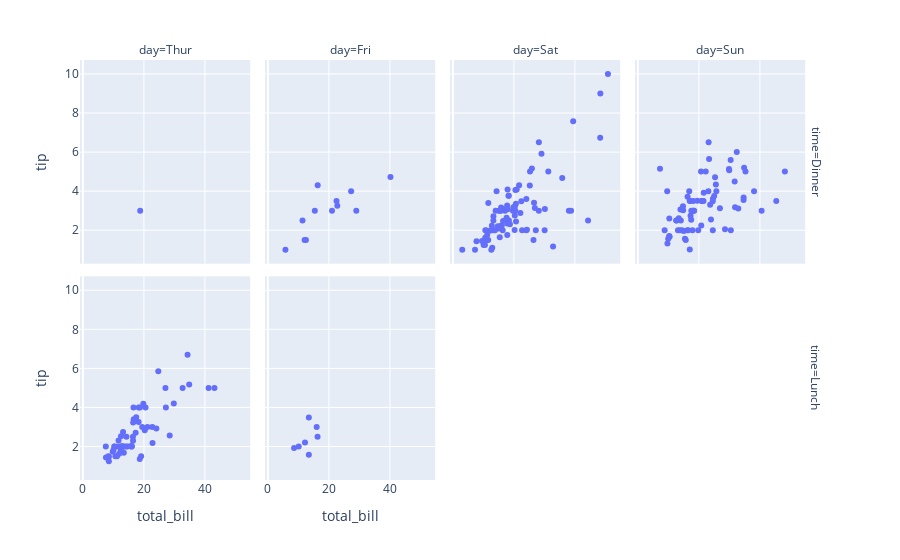

Notebook cell for this chart:
### Code cell
fig = px.scatter(df, x="total_bill", y="tip", facet_col="day", facet_row="time",
                category_orders={"day": ["Thur", "Fri", "Sat", "Sun"]})
fig.show()
#https://plotly.com/python/plotly-express/
#https://plotly.com/python/facet-plots/

### Figure 1 — Plotly figure (JSON) as saved in the notebook; plotly's stock layout.template omitted (floating-point values rounded to 4 significant figures)
{"data": [{"hovertemplate": "time=Dinner<br>day=Thur<br>total_bill=%{x}<br>tip=%{y}<extra></extra>", "legendgroup": "", "marker": {"color": "#636efa", "symbol": "circle"}, "mode": "markers", "name": "", "orientation": "v", "showlegend": false, "type": "scatter", "x": [18.78], "xaxis": "x5", "y": [3], "yaxis": "y5"}, {"hovertemplate": "time=Dinner<br>day=Fri<br>total_bill=%{x}<br>tip=%{y}<extra></extra>", "legendgroup": "", "marker": {"color": "#636efa", "symbol": "circle"}, "mode": "markers", "name": "", "orientation": "v", "showlegend": false, "type": "scatter", "x": [28.97, 22.49, 5.75, 16.32, 22.75, 40.17, 27.28, 12.03, 21.01, 12.46, 11.35, 15.38], "xaxis": "x6", "y": [3, 3.5, 1, 4.3, 3.25, 4.73, 4, 1.5, 3, 1.5, 2.5, 3], "yaxis": "y6"}, {"hovertemplate": "time=Dinner<br>day=Sat<br>total_bill=%{x}<br>tip=%{y}<extra></extra>", "legendgroup": "", "marker": {"color": "#636efa", "symbol": "circle"}, "mode": "markers", "name": "", "orientation": "v", "showlegend": false, "type": "scatter", "x": [20.65, 17.92, 20.29, 15.77, 39.42, 19.82, 17.81, 13.37, 12.69, 21.7, 19.65, 9.55, 18.35, 15.06, 20.69, 17.78, 24.06, 16.31, 16.93, 18.69, 31.27, 16.04, 38.01, 26.41, 11.24, 48.27, 20.29, 13.81, 11.02, 18.29, 17.59, 20.08, 16.45, 3.07, 20.23, 15.01, 12.02, 17.07, 26.86, 25.28, 14.73, 10.51, 17.92, 44.3, 22.42, 20.92, 15.36, 20.49, 25.21, 18.24, 14.31, 14, 7.25, 10.59, 10.63, 50.81, 15.81, 26.59, 38.73, 24.27, 12.76, 30.06, 25.89, 48.33, 13.27, 28.17, 12.9, 28.15, 11.59, 7.74, 30.14, 20.45, 13.28, 22.12, 24.01, 15.69, 11.61, 10.77, 15.53, 10.07, 12.6, 32.83, 35.83, 29.03, 27.18, 22.67, 17.82], "xaxis": "x7", "y": [3.35, 4.08, 2.75, 2.23, 7.58, 3.18, 2.34, 2, 2, 4.3, 3, 1.45, 2.5, 3, 2.45, 3.27, 3.6, 2, 3.07, 2.31, 5, 2.24, 3, 1.5, 1.76, 6.73, 3.21, 2, 1.98, 3.76, 2.64, 3.15, 2.47, 1, 2.01, 2.09, 1.97, 3, 3.14, 5, 2.2, 1.25, 3.08, 2.5, 3.48, 4.08, 1.64, 4.06, 4.29, 3.76, 4, 3, 1, 1.61, 2, 10, 3.16, 3.41, 3, 2.03, 2.23, 2, 5.16, 9, 2.5, 6.5, 1.1, 3, 1.5, 1.44, 3.09, 3, 2.72, 2.88, 2, 3, 3.39, 1.47, 3, 1.25, 1, 1.17, 4.67, 5.92, 2, 2, 1.75], "yaxis": "y7"}, {"hovertemplate": "time=Dinner<br>day=Sun<br>total_bill=%{x}<br>tip=%{y}<extra></extra>", "legendgroup": "", "marker": {"color": "#636efa", "symbol": "circle"}, "mode": "markers", "name": "", "orientation": "v", "showlegend": false, "type": "scatter", "x": [16.99, 10.34, 21.01, 23.68, 24.59, 25.29, 8.77, 26.88, 15.04, 14.78, 10.27, 35.26, 15.42, 18.43, 14.83, 21.58, 10.33, 16.29, 16.97, 17.46, 13.94, 9.68, 30.4, 18.29, 22.23, 32.4, 28.55, 18.04, 12.54, 10.29, 34.81, 9.94, 25.56, 19.49, 38.07, 23.95, 25.71, 17.31, 29.93, 14.07, 13.13, 17.26, 24.55, 19.77, 29.85, 48.17, 25, 13.39, 16.49, 21.5, 12.66, 16.21, 13.81, 17.51, 24.52, 20.76, 31.71, 7.25, 31.85, 16.82, 32.9, 17.89, 14.48, 9.6, 34.63, 34.65, 23.33, 45.35, 23.17, 40.55, 20.69, 20.9, 30.46, 18.15, 23.1, 15.69], "xaxis": "x8", "y": [1.01, 1.66, 3.5, 3.31, 3.61, 4.71, 2, 3.12, 1.96, 3.23, 1.71, 5, 1.57, 3, 3.02, 3.92, 1.67, 3.71, 3.5, 2.54, 3.06, 1.32, 5.6, 3, 5, 6, 2.05, 3, 2.5, 2.6, 5.2, 1.56, 4.34, 3.51, 4, 2.55, 4, 3.5, 5.07, 2.5, 2, 2.74, 2, 2, 5.14, 5, 3.75, 2.61, 2, 3.5, 2.5, 2, 2, 3, 3.48, 2.24, 4.5, 5.15, 3.18, 4, 3.11, 2, 2, 4, 3.55, 3.68, 5.65, 3.5, 6.5, 3, 5, 3.5, 2, 3.5, 4, 1.5], "yaxis": "y8"}, {"hovertemplate": "time=Lunch<br>day=Thur<br>total_bill=%{x}<br>tip=%{y}<extra></extra>", "legendgroup": "", "marker": {"color": "#636efa", "symbol": "circle"}, "mode": "markers", "name": "", "orientation": "v", "showlegend": false, "type": "scatter", "x": [27.2, 22.76, 17.29, 19.44, 16.66, 10.07, 32.68, 15.98, 34.83, 13.03, 18.28, 24.71, 21.16, 10.65, 12.43, 24.08, 11.69, 13.42, 14.26, 15.95, 12.48, 29.8, 8.52, 14.52, 11.38, 22.82, 19.08, 20.27, 11.17, 12.26, 18.26, 8.51, 10.33, 14.15, 16, 13.16, 17.47, 34.3, 41.19, 27.05, 16.43, 8.35, 18.64, 11.87, 9.78, 7.51, 19.81, 28.44, 15.48, 16.58, 7.56, 10.34, 43.11, 13, 13.51, 18.71, 12.74, 13, 16.4, 20.53, 16.47], "xaxis": "x", "y": [4, 3, 2.71, 3, 3.4, 1.83, 5, 2.03, 5.17, 2, 4, 5.85, 3, 1.5, 1.8, 2.92, 2.31, 1.68, 2.5, 2, 2.52, 4.2, 1.48, 2, 2, 2.18, 1.5, 2.83, 1.5, 2, 3.25, 1.25, 2, 2, 2, 2.75, 3.5, 6.7, 5, 5, 2.3, 1.5, 1.36, 1.63, 1.73, 2, 4.19, 2.56, 2.02, 4, 1.44, 2, 5, 2, 2, 4, 2.01, 2, 2.5, 4, 3.23], "yaxis": "y"}, {"hovertemplate": "time=Lunch<br>day=Fri<br>total_bill=%{x}<br>tip=%{y}<extra></extra>", "legendgroup": "", "marker": {"color": "#636efa", "symbol": "circle"}, "mode": "markers", "name": "", "orientation": "v", "showlegend": false, "type": "scatter", "x": [12.16, 13.42, 8.58, 15.98, 13.42, 16.27, 10.09], "xaxis": "x2", "y": [2.2, 3.48, 1.92, 3, 1.58, 2.5, 2], "yaxis": "y2"}], "layout": {"annotations": [{"font": {}, "showarrow": false, "text": "day=Thur", "x": 0.115, "xanchor": "center", "xref": "paper", "y": 1, "yanchor": "bottom", "yref": "paper"}, {"font": {}, "showarrow": false, "text": "day=Fri", "x": 0.365, "xanchor": "center", "xref": "paper", "y": 1, "yanchor": "bottom", "yref": "paper"}, {"font": {}, "showarrow": false, "text": "day=Sat", "x": 0.615, "xanchor": "center", "xref": "paper", "y": 1, "yanchor": "bottom", "yref": "paper"}, {"font": {}, "showarrow": false, "text": "day=Sun", "x": 0.865, "xanchor": "center", "xref": "paper", "y": 1, "yanchor": "bottom", "yref": "paper"}, {"font": {}, "showarrow": false, "text": "time=Lunch", "textangle": 90, "x": 0.98, "xanchor": "left", "xref": "paper", "y": 0.2425, "yanchor": "middle", "yref": "paper"}, {"font": {}, "showarrow": false, "text": "time=Dinner", "textangle": 90, "x": 0.98, "xanchor": "left", "xref": "paper", "y": 0.7575, "yanchor": "middle", "yref": "paper"}], "legend": {"tracegroupgap": 0}, "margin": {"t": 60}, "xaxis": {"anchor": "y", "domain": [0, 0.23], "title": {"text": "total_bill"}}, "xaxis2": {"anchor": "y2", "domain": [0.25, 0.48], "matches": "x", "title": {"text": "total_bill"}}, "xaxis3": {"anchor": "y3", "domain": [0.5, 0.73], "matches": "x", "title": {"text": "total_bill"}}, "xaxis4": {"anchor": "y4", "domain": [0.75, 0.98], "matches": "x", "title": {"text": "total_bill"}}, "xaxis5": {"anchor": "y5", "domain": [0, 0.23], "matches": "x", "showticklabels": false}, "xaxis6": {"anchor": "y6", "domain": [0.25, 0.48], "matches": "x", "showticklabels": false}, "xaxis7": {"anchor": "y7", "domain": [0.5, 0.73], "matches": "x", "showticklabels": false}, "xaxis8": {"anchor": "y8", "domain": [0.75, 0.98], "matches": "x", "showticklabels": false}, "yaxis": {"anchor": "x", "domain": [0, 0.485], "title": {"text": "tip"}}, "yaxis2": {"anchor": "x2", "domain": [0, 0.485], "matches": "y", "showticklabels": false}, "yaxis3": {"anchor": "x3", "domain": [0, 0.485], "matches": "y", "showticklabels": false}, "yaxis4": {"anchor": "x4", "domain": [0, 0.485], "matches": "y", "showticklabels": false}, "yaxis5": {"anchor": "x5", "domain": [0.515, 1], "matches": "y", "title": {"text": "tip"}}, "yaxis6": {"anchor": "x6", "domain": [0.515, 1], "matches": "y", "showticklabels": false}, "yaxis7": {"anchor": "x7", "domain": [0.515, 1], "matches": "y", "showticklabels": false}, "yaxis8": {"anchor": "x8", "domain": [0.515, 1], "matches": "y", "showticklabels": false}}}
